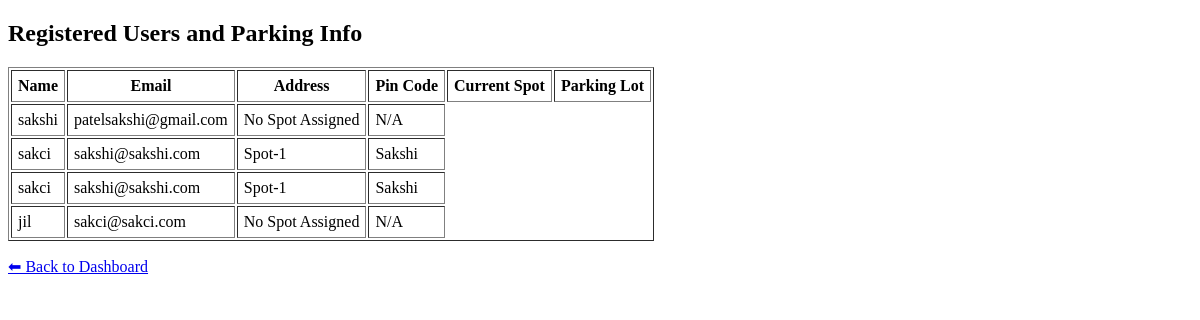
The app's page /admin/view_users (signed in), older data.
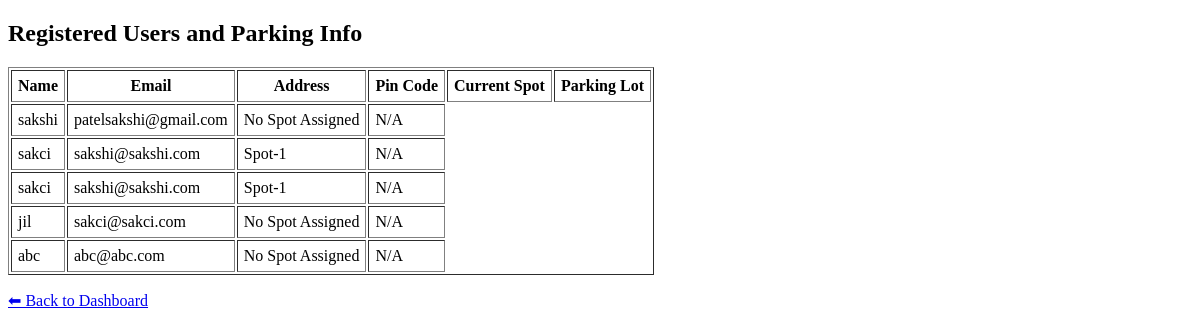
The same page, newer data.
### tables this page shows
CREATE TABLE users (
            id INTEGER PRIMARY KEY AUTOINCREMENT,
            email TEXT UNIQUE NOT NULL,
            password TEXT NOT NULL,
            full_name TEXT NOT NULL,
            address TEXT,
            pin_code TEXT,
            role TEXT DEFAULT 'user'
        );

CREATE TABLE parking_spots (
            id INTEGER PRIMARY KEY AUTOINCREMENT,
            lot_id INTEGER NOT NULL,
            spot_number TEXT NOT NULL,
            is_occupied INTEGER DEFAULT 0,
            current_user_id INTEGER, reserved_at DATETIME,
            FOREIGN KEY(lot_id) REFERENCES parking_lots(id),
            FOREIGN KEY(current_user_id) REFERENCES users(id)
        );

CREATE TABLE parking_lots (
            id INTEGER PRIMARY KEY AUTOINCREMENT,
            name TEXT NOT NULL,
            address TEXT NOT NULL,
            pin_code TEXT,
            total_spots INTEGER NOT NULL,
            available_spots INTEGER NOT NULL
        );

### app.py (the view)
@app.route('/admin/view_users')
def view_users():
    if session.get('role') != 'admin':
        return redirect(url_for('login'))
    conn = get_db_connection()
    users = conn.execute('''
        SELECT u.full_name, u.email, ps.spot_number, pl.name as lot_name
        FROM users u
        LEFT JOIN parking_spots ps ON u.id = ps.current_user_id
        LEFT JOIN parking_lots pl ON ps.lot_id = pl.id
        WHERE u.role = 'user'
    ''').fetchall()
    conn.close()
    return render_template('view_users.html', users=users)

### app.py (called while the page is built)
def get_db_connection():
    conn = sqlite3.connect(DATABASE)
    conn.row_factory = sqlite3.Row
    return conn

### templates/view_users.html (shortened to what this page needs)
<!DOCTYPE html>
<html>
<head>
</head>
<body>
    <h2>Registered Users and Parking Info</h2>
    <table border="1" cellpadding="6">
        <tr>
            <th>Name</th>
            <th>Email</th>
            <th>Address</th>
            <th>Pin Code</th>
            <th>Current Spot</th>
            <th>Parking Lot</th>
        </tr>
        {% for user in users %}
  <tr>
    <td>{{ user.full_name }}</td>
    <td>{{ user.email }}</td>
    <td>{{ user.spot_number or 'No Spot Assigned' }}</td>
    <td>{{ user.lot_name or 'N/A' }}</td>
  </tr>
{% endfor %}
    </table>
    <p><a href="{{ url_for('admin_dashboard') }}">⬅ Back to Dashboard</a></p>
</body>
</html>

Row changes from the older to the newer data that the page shows:
computed for parking_spots (number 1 of 2 on the later page): name "Sakshi" → "N/A"
computed for parking_spots (number 2 of 2 on the later page): name "Sakshi" → "N/A"
added users: full_name "abc", email "abc@abc.com", spot_number "No Spot Assigned", lot_name "N/A"
